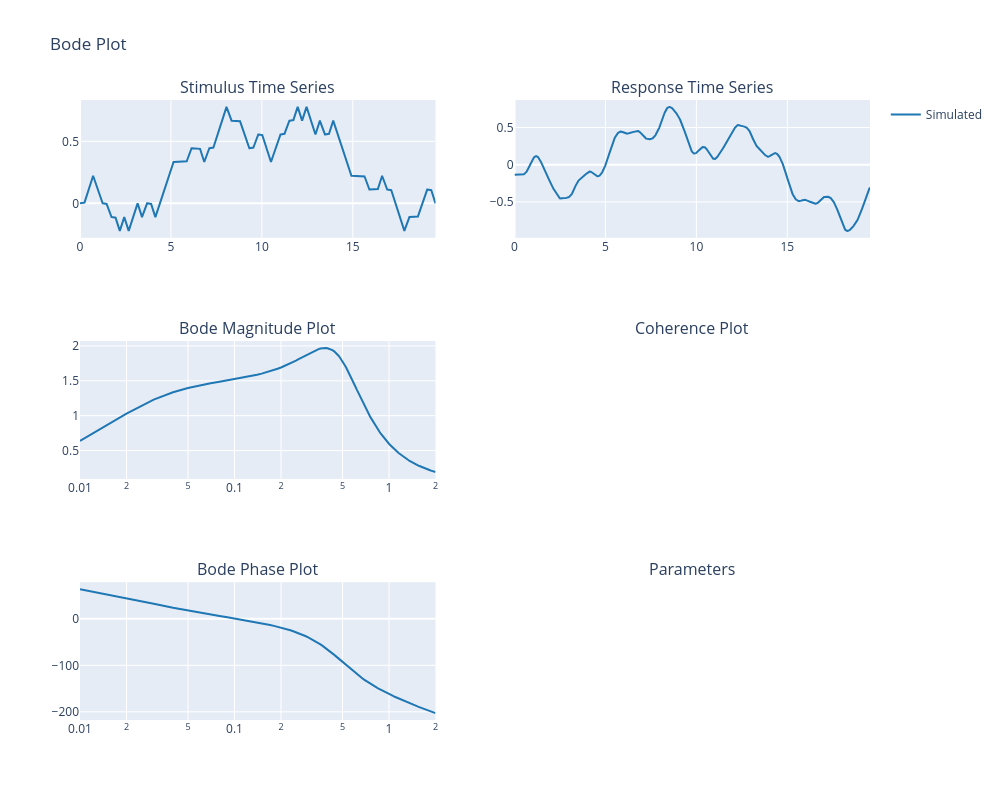

Here is the notebook cell this chart was saved with:
### Code cell
# Run time domain simulations

# Define the stimulus
samplingrate = 90  # Hz
stim = bp.get_mseq(type="prts80", samplingrate=samplingrate)
time = np.arange(0, len(stim) / samplingrate, 1 / samplingrate)

# Set stimulus and samplingrate in model
model.samplingrate = samplingrate
model.stimulus = stim

# Run time domain simulation
TDsim = model.simulate_TD()

model.plot()

### Figure 1 — Plotly figure (JSON) as saved in the notebook; plotly's stock layout.template omitted (floating-point values rounded to 4 significant figures; data arrays with more than 128 entries replaced by an {"elided": "..."} marker saying what was removed)
{"data": [{"line": {"color": "#1f77b4"}, "mode": "lines", "showlegend": false, "type": "scatter", "x": {"elided": "1760 float values"}, "xaxis": "x", "y": {"elided": "1760 float values"}, "yaxis": "y"}, {"line": {"color": "#1f77b4"}, "mode": "lines", "showlegend": false, "type": "scatter", "x": {"elided": "1760 float values"}, "xaxis": "x2", "y": {"elided": "1760 float values"}, "yaxis": "y2"}, {"line": {"color": "#1f77b4"}, "mode": "lines", "name": "Simulated", "showlegend": true, "type": "scatter", "x": {"elided": "200 float values"}, "xaxis": "x3", "y": {"elided": "200 float values"}, "yaxis": "y3"}, {"line": {"color": "#1f77b4"}, "mode": "lines", "showlegend": false, "type": "scatter", "x": {"elided": "200 float values"}, "xaxis": "x5", "y": {"elided": "200 float values"}, "yaxis": "y5"}], "layout": {"annotations": [{"font": {"size": 16}, "showarrow": false, "text": "Stimulus Time Series", "x": 0.225, "xanchor": "center", "xref": "paper", "y": 1, "yanchor": "bottom", "yref": "paper"}, {"font": {"size": 16}, "showarrow": false, "text": "Response Time Series", "x": 0.775, "xanchor": "center", "xref": "paper", "y": 1, "yanchor": "bottom", "yref": "paper"}, {"font": {"size": 16}, "showarrow": false, "text": "Bode Magnitude Plot", "x": 0.225, "xanchor": "center", "xref": "paper", "y": 0.6111, "yanchor": "bottom", "yref": "paper"}, {"font": {"size": 16}, "showarrow": false, "text": "Coherence Plot", "x": 0.775, "xanchor": "center", "xref": "paper", "y": 0.6111, "yanchor": "bottom", "yref": "paper"}, {"font": {"size": 16}, "showarrow": false, "text": "Bode Phase Plot", "x": 0.225, "xanchor": "center", "xref": "paper", "y": 0.2222, "yanchor": "bottom", "yref": "paper"}, {"font": {"size": 16}, "showarrow": false, "text": "Parameters", "x": 0.775, "xanchor": "center", "xref": "paper", "y": 0.2222, "yanchor": "bottom", "yref": "paper"}], "height": 800, "title": {"text": "Bode Plot"}, "width": 1000, "xaxis": {"anchor": "y", "domain": [0, 0.45]}, "xaxis2": {"anchor": "y2", "domain": [0.55, 1]}, "xaxis3": {"anchor": "y3", "domain": [0, 0.45], "type": "log"}, "xaxis4": {"anchor": "y4", "domain": [0.55, 1]}, "xaxis5": {"anchor": "y5", "domain": [0, 0.45], "type": "log"}, "yaxis": {"anchor": "x", "domain": [0.7778, 1]}, "yaxis2": {"anchor": "x2", "domain": [0.7778, 1]}, "yaxis3": {"anchor": "x3", "domain": [0.3889, 0.6111]}, "yaxis4": {"anchor": "x4", "domain": [0.3889, 0.6111]}, "yaxis5": {"anchor": "x5", "domain": [0, 0.2222]}}}
